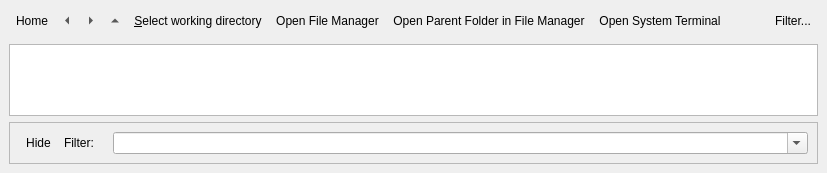
  <widget class="QDockWidget" name="dockWidgetFileSystem">
   <property name="sizePolicy">
    <sizepolicy hsizetype="Preferred" vsizetype="Preferred">
     <horstretch>0</horstretch>
     <verstretch>0</verstretch>
    </sizepolicy>
   </property>
   <property name="windowIcon">
    <iconset theme="folder"/>
   </property>
   <property name="toolTip">
    <string>Scipyen's (read-only) view of the file system</string>
   </property>
   <property name="statusTip">
    <string>Scipyen's (read-only) view of the file system</string>
   </property>
   <property name="whatsThis">
    <string>&lt;html&gt;&lt;head/&gt;&lt;body&gt;&lt;p&gt;Scipyen's (read-only) view of the current (working) directory in the file system.&lt;/p&gt;&lt;p&gt;By design Scipyen does not allow generic file system operations (file or directory creation, removal, duplication or relocation). These operations should be enacted through the host tools (file manager, terminal etc).&lt;/p&gt;&lt;p&gt;Data can be written to files in the current directory using Save or Export actions from the context menu of the symbols (variables) in Scipyen's workspace table.&lt;/p&gt;&lt;p&gt;&lt;br/&gt;&lt;/p&gt;&lt;p&gt;&lt;br/&gt;&lt;/p&gt;&lt;/body&gt;&lt;/html&gt;</string>
   </property>
   <property name="features">
    <set>QDockWidget::DockWidgetFeature::DockWidgetFloatable|QDockWidget::DockWidgetFeature::DockWidgetMovable</set>
   </property>
   <property name="windowTitle">
    <string>File S&amp;ystem</string>
   </property>
   <attribute name="dockWidgetArea">
    <number>8</number>
   </attribute>
   <widget class="QWidget" name="dockWidgetFileSystemContents">
    <layout class="QGridLayout" name="gridLayout">
     <item row="0" column="0">
      <layout class="QHBoxLayout" name="horizontalLayout">
       <property name="spacing">
        <number>0</number>
       </property>
       <property name="sizeConstraint">
        <enum>QLayout::SizeConstraint::SetNoConstraint</enum>
       </property>
       <item>
        <widget class="QToolButton" name="dirHomeBtn">
         <property name="toolTip">
          <string>Go to Home directory</string>
         </property>
         <property name="text">
          <string>Home</string>
         </property>
         <property name="icon">
          <iconset theme="go-home"/>
         </property>
         <property name="autoRaise">
          <bool>true</bool>
         </property>
        </widget>
       </item>
       <item>
        <widget class="QToolButton" name="dirBackBtn">
         <property name="toolTip">
          <string>Go back</string>
         </property>
         <property name="text">
          <string>Previous directory</string>
         </property>
         <property name="icon">
          <iconset theme="go-previous"/>
         </property>
         <property name="autoRaise">
          <bool>true</bool>
         </property>
         <property name="arrowType">
          <enum>Qt::ArrowType::LeftArrow</enum>
         </property>
        </widget>
       </item>
       <item>
        <widget class="QToolButton" name="dirFwdBtn">
         <property name="toolTip">
          <string>Go forward</string>
         </property>
         <property name="text">
          <string>Next directory</string>
         </property>
         <property name="icon">
          <iconset theme="go-next"/>
         </property>
         <property name="autoRaise">
          <bool>true</bool>
         </property>
         <property name="arrowType">
          <enum>Qt::ArrowType::RightArrow</enum>
         </property>
        </widget>
       </item>
       <item>
        <widget class="QToolButton" name="dirUpBtn">
         <property name="toolTip">
          <string>Go to parent directory</string>
         </property>
         <property name="text">
          <string>Parent directory</string>
         </property>
         <property name="icon">
          <iconset theme="go-up"/>
         </property>
         <property name="autoRaise">
          <bool>true</bool>
         </property>
         <property name="arrowType">
          <enum>Qt::ArrowType::UpArrow</enum>
         </property>
        </widget>
       </item>
       <item>
        <widget class="QToolButton" name="selDirBtn">
         <property name="toolTip">
          <string>Select working directory</string>
         </property>
         <property name="statusTip">
          <string>Select working directory</string>
         </property>
         <property name="whatsThis">
          <string>Select working directory</string>
         </property>
         <property name="text">
          <string>&amp;Select working directory</string>
         </property>
         <property name="icon">
          <iconset theme="document-open-folder"/>
         </property>
         <property name="autoRaise">
          <bool>true</bool>
         </property>
        </widget>
       </item>
       <item>
        <widget class="QToolButton" name="systemOpenFolderBtn">
         <property name="toolTip">
          <string>Open current folder in system file manager</string>
         </property>
         <property name="statusTip">
          <string>Open current folder in system file manager</string>
         </property>
         <property name="whatsThis">
          <string>Open current folder in system file manager</string>
         </property>
         <property name="text">
          <string>Open File Manager</string>
         </property>
         <property name="icon">
          <iconset theme="document-open-folder"/>
         </property>
         <property name="autoRaise">
          <bool>true</bool>
         </property>
        </widget>
       </item>
       <item>
        <widget class="QToolButton" name="systemOpenParentFolderBtn">
         <property name="toolTip">
          <string>Opens parent directory of working directory in system file manager</string>
         </property>
         <property name="statusTip">
          <string>Opens parent directory of working directory in system file manager</string>
         </property>
         <property name="whatsThis">
          <string>Opens parent directory of working directory in system file manager</string>
         </property>
         <property name="text">
          <string>Open Parent Folder in File Manager</string>
         </property>
         <property name="icon">
          <iconset theme="go-parent-folder"/>
         </property>
         <property name="autoRaise">
          <bool>true</bool>
         </property>
        </widget>
       </item>
       <item>
        <widget class="QToolButton" name="openTermBtn">
         <property name="toolTip">
          <string>Open system terminal in current folder</string>
         </property>
         <property name="statusTip">
          <string>Open system terminal in current folder</string>
         </property>
         <property name="whatsThis">
          <string>Open system terminal in current folder</string>
         </property>
         <property name="text">
          <string>Open System Terminal</string>
         </property>
         <property name="icon">
          <iconset theme="scriptnew"/>
         </property>
         <property name="autoRaise">
          <bool>true</bool>
         </property>
        </widget>
       </item>
       <item>
        <spacer name="horizontalSpacer_2">
         <property name="orientation">
          <enum>Qt::Orientation::Horizontal</enum>
         </property>
         <property name="sizeType">
          <enum>QSizePolicy::Policy::MinimumExpanding</enum>
         </property>
         <property name="sizeHint" stdset="0">
          <size>
           <width>40</width>
           <height>20</height>
          </size>
         </property>
        </spacer>
       </item>
       <item>
        <widget class="QToolButton" name="viewFilesFilterToolBtn">
         <property name="toolTip">
          <string>Show filter bar</string>
         </property>
         <property name="statusTip">
          <string>Show filter bar</string>
         </property>
         <property name="whatsThis">
          <string>Show filter bar</string>
         </property>
         <property name="text">
          <string>Filter...</string>
         </property>
         <property name="icon">
          <iconset theme="view-filter"/>
         </property>
         <property name="checkable">
          <bool>true</bool>
         </property>
         <property name="autoRaise">
          <bool>true</bool>
         </property>
         <property name="arrowType">
          <enum>Qt::ArrowType::NoArrow</enum>
         </property>
        </widget>
       </item>
      </layout>
     </item>
     <item row="1" column="0">
      <widget class="UrlNavigator" name="navigator" native="true"/>
     </item>
     <item row="2" column="0">
      <layout class="QVBoxLayout" name="verticalLayout">
       <item>
        <widget class="QTreeView" name="fileSystemTreeView">
         <property name="sizePolicy">
          <sizepolicy hsizetype="Preferred" vsizetype="Expanding">
           <horstretch>0</horstretch>
           <verstretch>1</verstretch>
          </sizepolicy>
         </property>
         <property name="contextMenuPolicy">
          <enum>Qt::ContextMenuPolicy::CustomContextMenu</enum>
         </property>
         <property name="acceptDrops">
          <bool>false</bool>
         </property>
         <property name="sizeAdjustPolicy">
          <enum>QAbstractScrollArea::SizeAdjustPolicy::AdjustToContentsOnFirstShow</enum>
         </property>
         <property name="editTriggers">
          <set>QAbstractItemView::EditTrigger::DoubleClicked</set>
         </property>
         <property name="tabKeyNavigation">
          <bool>true</bool>
         </property>
         <property name="showDropIndicator" stdset="0">
          <bool>false</bool>
         </property>
         <property name="dragEnabled">
          <bool>true</bool>
         </property>
         <property name="dragDropMode">
          <enum>QAbstractItemView::DragDropMode::DragOnly</enum>
         </property>
         <property name="alternatingRowColors">
          <bool>true</bool>
         </property>
         <property name="selectionMode">
          <enum>QAbstractItemView::SelectionMode::ExtendedSelection</enum>
         </property>
         <property name="selectionBehavior">
          <enum>QAbstractItemView::SelectionBehavior::SelectItems</enum>
         </property>
         <property name="iconSize">
          <size>
           <width>16</width>
           <height>16</height>
          </size>
         </property>
         <property name="uniformRowHeights">
          <bool>true</bool>
         </property>
         <property name="sortingEnabled">
          <bool>true</bool>
         </property>
         <attribute name="headerCascadingSectionResizes">
          <bool>true</bool>
         </attribute>
         <attribute name="headerHighlightSections">
          <bool>true</bool>
         </attribute>
         <attribute name="headerShowSortIndicator" stdset="0">
          <bool>true</bool>
         </attribute>
         <attribute name="headerStretchLastSection">
          <bool>true</bool>
         </attribute>
        </widget>
       </item>
       <item>
        <widget class="QFrame" name="filesFilterFrame">
         <property name="frameShape">
          <enum>QFrame::Shape::StyledPanel</enum>
         </property>
         <property name="frameShadow">
          <enum>QFrame::Shadow::Plain</enum>
         </property>
         <property name="lineWidth">
          <number>0</number>
         </property>
         <layout class="QHBoxLayout" name="horizontalLayout_2">
          <item>
           <widget class="QToolButton" name="hideFilesFilterToolBtn">
            <property name="toolTip">
             <string>Hide file filter</string>
            </property>
            <property name="statusTip">
             <string>Hide file filter</string>
            </property>
            <property name="whatsThis">
             <string>Hide file filter</string>
            </property>
            <property name="text">
             <string>Hide</string>
            </property>
            <property name="icon">
             <iconset theme="window-close"/>
            </property>
            <property name="autoRaise">
             <bool>true</bool>
            </property>
           </widget>
          </item>
          <item>
           <widget class="QLabel" name="filesFilterLabel">
            <property name="sizePolicy">
             <sizepolicy hsizetype="Fixed" vsizetype="Fixed">
              <horstretch>0</horstretch>
              <verstretch>0</verstretch>
             </sizepolicy>
            </property>
            <property name="text">
             <string>Filter:</string>
            </property>
            <property name="buddy">
             <cstring>fileSystemFilter</cstring>
            </property>
           </widget>
          </item>
          <item>
           <spacer name="horizontalSpacer">
            <property name="orientation">
             <enum>Qt::Orientation::Horizontal</enum>
            </property>
            <property name="sizeType">
             <enum>QSizePolicy::Policy::Preferred</enum>
            </property>
            <property name="sizeHint" stdset="0">
             <size>
              <width>13</width>
              <height>17</height>
             </size>
            </property>
           </spacer>
          </item>
          <item>
           <widget class="QComboBox" name="fileSystemFilter">
            <property name="sizePolicy">
             <sizepolicy hsizetype="Preferred" vsizetype="Fixed">
              <horstretch>0</horstretch>
              <verstretch>0</verstretch>
             </sizepolicy>
            </property>
            <property name="toolTip">
             <string>Filter files by name and/or extension, using regular expressions</string>
            </property>
            <property name="statusTip">
             <string>Filter files by name and/or extension, using regular expressions</string>
            </property>
            <property name="whatsThis">
             <string>Filter files by name and/or extension, using regular expressions</string>
            </property>
            <property name="editable">
             <bool>true</bool>
            </property>
            <property name="insertPolicy">
             <enum>QComboBox::InsertPolicy::InsertAtTop</enum>
            </property>
           </widget>
          </item>
         </layout>
        </widget>
       </item>
      </layout>
     </item>
    </layout>
   </widget>
  </widget>
